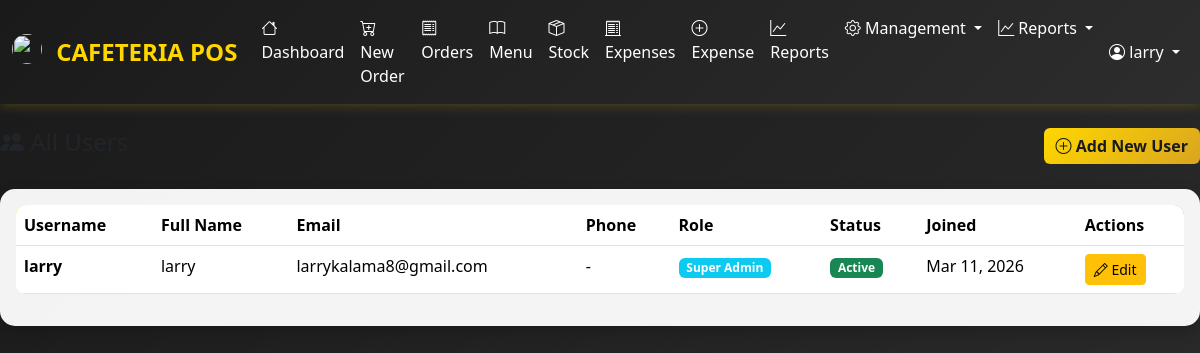
The app's page /accounts/users/ (signed in) with its own data.
### accounts/models.py (models this page shows, shortened)
class User(AbstractUser):
    ROLE_CHOICES = [
        ('SUPERADMIN', 'Super Admin'),
        ('WAITER', 'Waiter'),
        ('CASHIER', 'Cashier'),
    ]
    role = models.CharField(max_length=20, choices=ROLE_CHOICES, default='WAITER')
    phone_number = models.CharField(max_length=15, blank=True, null=True)
    is_active = models.BooleanField(default=True)
    created_at = models.DateTimeField(auto_now_add=True)
    updated_at = models.DateTimeField(auto_now=True)
    class Meta:
        ordering = ['-date_joined']
    @property
    def is_superadmin(self):
        return self.role == 'SUPERADMIN'
    def get_full_name(self):
        if self.first_name and self.last_name:
            return f"{self.first_name} {self.last_name}"
        return self.username

### accounts/views.py (the view)
# urls.py: path('users/', views.user_list, name='user_list'),
@login_required
@user_passes_test(is_superadmin)
def user_list(request):
    users = User.objects.all()
    return render(request, 'accounts/user_list.html', {'users': users})

### accounts/views.py (called while the page is built)
def is_superadmin(user):
    return user.is_authenticated and user.role == 'SUPERADMIN'

### templates/accounts/user_list.html (shortened to what this page needs)
{% extends 'base.html' %}
{% block content %}
<div class="d-flex justify-content-between align-items-center mb-4">
    <h4><i class="bi bi-people-fill"></i> All Users</h4>
    <a href="{% url 'accounts:user_create' %}" class="btn btn-primary">
        <i class="bi bi-plus-circle"></i> Add New User
    </a>
</div>
<div class="card">
    <div class="card-body">
        <div class="table-responsive">
            <table class="table table-hover">
                <thead>
                    <tr>
                        <th>Username</th>
                        <th>Full Name</th>
                        <th>Email</th>
                        <th>Phone</th>
                        <th>Role</th>
                        <th>Status</th>
                        <th>Joined</th>
                        <th>Actions</th>
                    </tr>
                </thead>
                <tbody>
                    {% for user_obj in users %}
                    <tr>
                        <td><strong>{{ user_obj.username }}</strong></td>
                        <td>{{ user_obj.get_full_name|default:"-" }}</td>
                        <td>{{ user_obj.email|default:"-" }}</td>
                        <td>{{ user_obj.phone|default:"-" }}</td>
                        <td>
                            <span class="badge badge-custom
                                {% if user_obj.role == 'superadmin' %}bg-danger
                                {% elif user_obj.role == 'waiter' %}bg-primary
                                {% else %}bg-info{% endif %}">
                                {{ user_obj.get_role_display }}
                            </span>
                        </td>
                        <td>
                            {% if user_obj.is_active %}
                                <span class="badge bg-success">Active</span>
                            {% else %}
                                <span class="badge bg-secondary">Inactive</span>
                            {% endif %}
                        </td>
                        <td>{{ user_obj.date_joined|date:"M d, Y" }}</td>
                        <td>
                            <a href="{% url 'accounts:user_update' user_obj.pk %}" class="btn btn-sm btn-warning btn-action">
                                <i class="bi bi-pencil"></i> Edit
                            </a>
                        </td>
                    </tr>
                    {% empty %}
                    <tr>
                        <td colspan="8" class="text-center text-muted">No users found</td>
                    </tr>
                    {% endfor %}
                </tbody>
            </table>
        </div>
    </div>
</div>
{% endblock %}

### templates/base.html (shortened to what this page needs)
{% load static %}
<!DOCTYPE html>
<html lang="en">
<head>
    <link href="https://cdn.jsdelivr.net/npm/bootstrap@5.3.2/dist/css/bootstrap.min.css" rel="stylesheet">
    <link rel="stylesheet" href="https://cdn.jsdelivr.net/npm/bootstrap-icons@1.11.1/font/bootstrap-icons.css">
</head>
<body>
    {% if user.is_authenticated %}
    <nav class="navbar navbar-expand-lg navbar-dark mb-4">
        <div class="container-fluid">
            <a class="navbar-brand" href="{% url 'dashboard:home' %}">
                <img src="{% static 'images/favicon.png' %}" width="30" height="30" class="d-inline-block align-top me-2 rounded-circle" alt="">
                CAFETERIA POS
            </a>
            <div class="collapse navbar-collapse" id="navbarNav">
                <ul class="navbar-nav me-auto">
                    <li class="nav-item">
                        <a class="nav-link" href="{% url 'dashboard:home' %}">
                            <i class="bi bi-house"></i> Dashboard
                        </a>
                    </li>
                    <li class="nav-item">
                        <a class="nav-link" href="{% url 'orders:create_order' %}">
                            <i class="bi bi-cart-plus"></i> New Order
                        </a>
                    </li>
                    <li class="nav-item position-relative">
                        <a class="nav-link" href="{% url 'orders:order_list' %}">
                            <i class="bi bi-receipt"></i> Orders
                        </a>
                    </li>
                    <li class="nav-item">
                        <a class="nav-link" href="{% url 'menu:menuitem_list' %}">
                            <i class="bi bi-book"></i> Menu
                        </a>
                    </li>
                    {% if user.role in 'SUPERADMIN WAITER CASHIER' %}
                    <li class="nav-item">
                        <a class="nav-link" href="{% url 'inventory:stock_list' %}">
                            <i class="bi bi-box-seam"></i> Stock
                        </a>
                    </li>
                    <li class="nav-item">
                        <a class="nav-link" href="{% url 'expenses:expense_list' %}">
                            <i class="bi bi-receipt-cutoff"></i> Expenses
                        </a>
                    </li>
                    {% endif %}
                    {% if perms.can_manage_expenses or user.role in 'SUPERADMIN CASHIER WAITER' %}
                    <li class="nav-item">
                        <a class="nav-link" href="{% url 'expenses:expense_add' %}">
                            <i class="bi bi-plus-circle"></i> Expense
                        </a>
                    </li>
                    {% endif %}
                    {% if user.role == 'SUPERADMIN' %}
                    <li class="nav-item">
                        <a class="nav-link" href="{% url 'reports:sales_report' %}">
                            <i class="bi bi-graph-up"></i> Reports
                        </a>
                    </li>
                    {% elif user.role in 'CASHIER WAITER' %}
                    <li class="nav-item">
                        <a class="nav-link" href="{% url 'reports:today_summary' %}">
                            <i class="bi bi-list-check"></i> Today's Summary
                        </a>
                    </li>
                    {% endif %}
                    {% if user.is_superadmin %}
                    <li class="nav-item dropdown">
                        <a class="nav-link dropdown-toggle" href="#" role="button" data-bs-toggle="dropdown">
                            <i class="bi bi-gear"></i> Management
                        </a>
                    </li>
                    <li class="nav-item dropdown">
                        <a class="nav-link dropdown-toggle" href="#" role="button" data-bs-toggle="dropdown">
                            <i class="bi bi-graph-up"></i> Reports
                        </a>
                    </li>
                    {% endif %}
                </ul>
                <ul class="navbar-nav">
                    <li class="nav-item dropdown">
                        <a class="nav-link dropdown-toggle" href="#" role="button" data-bs-toggle="dropdown">
                            <i class="bi bi-person-circle"></i> {{ user.get_full_name }}
                        </a>
                    </li>
                </ul>
            </div>
        </div>
    </nav>
    {% endif %}
    <main>
        {% block content %}{% endblock %}
    </main>
</body>
</html>

### templates/base.html (style rules this page uses)
:root { --gold: #FFD700; --gold-dark: #DAA520; --gold-light: #FFF8DC; --dark: #1a1a1a; --gray: #6c757d; }
body { font-family: 'Segoe UI', Tahoma, Geneva, Verdana, sans-serif; background: linear-gradient(135deg, #1a1a1a 0%, #2d2d2d 100%); min-height: 100vh; }
.navbar { background: linear-gradient(135deg, var(--dark) 0%, #2d2d2d 100%); box-shadow: 0 2px 10px rgba(255, 215, 0, 0.2); }
.navbar-brand { color: var(--gold) !important; font-weight: bold; font-size: 1.5rem; }
.nav-link { color: #fff !important; transition: all 0.3s; }
.card { background: rgba(255, 255, 255, 0.95); border: none; border-radius: 15px; box-shadow: 0 5px 15px rgba(0, 0, 0, 0.2); transition: all 0.3s; }
.btn-primary { background: linear-gradient(135deg, var(--gold) 0%, var(--gold-dark) 100%); border: none; color: var(--dark); font-weight: bold; transition: all 0.3s; }
.table { background: white; border-radius: 10px; overflow: hidden; }
.table thead { background: linear-gradient(135deg, var(--gold) 0%, var(--gold-dark) 100%); color: var(--dark); }

### records on screen
User: get_full_name "larry", username "larry", email "larrykalama8@gmail.com", phone "-", role "Super Admin", is_active "Active", date_joined "Mar 11, 2026"
